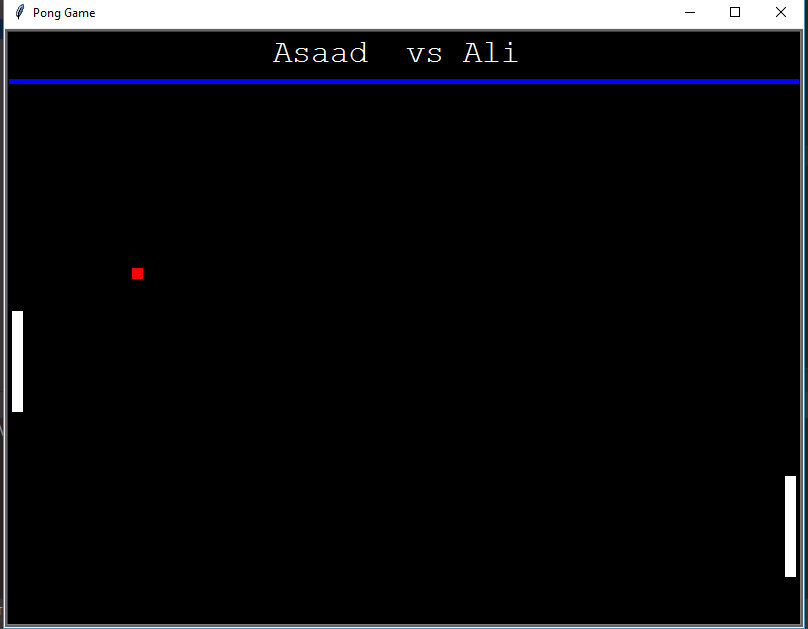

Write the Python code that produced this figure.
import turtle, winsound, time


def paddle_a_up():
    if paddle_a.ycor() < 190:
        y = paddle_a.ycor()
        y += 15
        paddle_a.sety(y)

def paddle_a_down():
    if paddle_a.ycor() > -235:
        y = paddle_a.ycor()
        y -= 15
        paddle_a.sety(y)

def paddle_b_up():
    if paddle_b.ycor() < 190:
        y = paddle_b.ycor()
        y += 15
        paddle_b.sety(y)

def paddle_b_down():
    if paddle_b.ycor() > -235:
        y = paddle_b.ycor()
        y -= 15
        paddle_b.sety(y)


Player_a = input('Enter name 1: ')
Player_b = input('Enter name 2: ')

wn = turtle.Screen()
wn.title('Pong Game')
wn.bgcolor('Black')
wn.setup(width=800, height=600)
wn.tracer(0)


# Paddle A
paddle_a=turtle.Turtle()
paddle_a.speed(0)
paddle_a.shape('square')
paddle_a.color('White')
paddle_a.penup()
paddle_a.goto(-390,0)
paddle_a.shapesize(stretch_wid=5, stretch_len=0.5)


# Paddle B
paddle_b=turtle.Turtle()
paddle_b.speed(0)
paddle_b.shape('square')
paddle_b.color('White')
paddle_b.penup()
paddle_b.goto(383,0)
paddle_b.shapesize(stretch_wid=5, stretch_len=0.5)


# Ball
ball=turtle.Turtle()
ball.speed(0)
ball.shape('square')
ball.color('Red')
ball.penup()
ball.goto(0,0)
ball.shapesize(stretch_wid=0.5, stretch_len=0.5)
ball.dx=0.8
ball.dy=0.8


# UpperLine
line1 = turtle.Turtle()
line1.speed(0)
line1.shape('square')
line1.color('Blue')
line1.penup()
line1.goto(0,250)
line1.shapesize(stretch_wid=0.2,stretch_len=40)

# Lower line
line2 = turtle.Turtle()
line2.speed(0)
line2.shape('square')
line2.color('Blue')
line2.penup()
line2.goto(0,-295)
line2.shapesize(stretch_wid=0.2,stretch_len=40)

# Pen
pen1 = turtle.Turtle()
pen1.speed(0)
pen1.color('White')
pen1.penup()
pen1.hideturtle()
pen1.goto(0,260)
pen1.write(f'{Player_a}  vs {Player_b} ',align='center',font=('Courier',24))

pen2 = turtle.Turtle()
pen2.speed(0)
pen2.color('White')
pen2.penup()
pen2.hideturtle()
pen2.goto(0,0)

wn.listen()
wn.onkeypress(paddle_a_up,'w')
wn.onkeypress(paddle_a_down,'s')
wn.onkeypress(paddle_b_up,'Up')
wn.onkeypress(paddle_b_down,'Down')


while True:
    wn.update()
    ball.setx(ball.xcor() + ball.dx)
    ball.sety(ball.ycor() + ball.dy)

    if ball.ycor() > 245 or ball.ycor() < -290:
        ball.dy *= -1
        winsound.PlaySound('Bounce2.wav',winsound.SND_ASYNC)

    if ball.xcor() > 392 or ball.xcor() < -397:
        winsound.PlaySound('Lost3.wav', winsound.SND_ASYNC)
        if ball.xcor() > 392:
            pen1.clear()
            pen1.write(f'{Player_a}  vs {Player_b} ', align='center', font=('Courier', 24))
            pen2.write(f'{Player_a}: Won ',align='center',font=('Courier',24))
            time.sleep(1)
            pen2.clear()
            pen2.write('Ready for next game!',align='center',font=('Courier',24))
            time.sleep(0.5)
            pen2.clear()
            pen2.write('3',align='center',font=('Courier',24))
            time.sleep(0.5)
            pen2.clear()
            pen2.write('2',align='center',font=('Courier',24))
            time.sleep(0.5)
            pen2.clear()
            pen2.write('1',align='center',font=('Courier',24))
            time.sleep(0.5)
            pen2.clear()
        else:
            pen1.clear()
            pen1.write(f'{Player_a}  vs {Player_b} ',align='center',font=('Courier',24))
            pen2.write(f'{Player_b}: Won',align='center',font=('Courier',24))
            time.sleep(1)
            pen2.clear()
            pen2.write('Ready for next game!', align='center', font=('Courier', 24))
            time.sleep(0.5)
            pen2.clear()
            pen2.write('3', align='center', font=('Courier', 24))
            time.sleep(0.5)
            pen2.clear()
            pen2.write('2', align='center', font=('Courier', 24))
            time.sleep(0.5)
            pen2.clear()
            pen2.write('1', align='center', font=('Courier', 24))
            time.sleep(0.5)
            pen2.clear()

        ball.goto(0,0)
        ball.dx *= -1


    # Collision
    if (ball.xcor() > 373 and ball.xcor() < 395 and ball.ycor() < paddle_b.ycor() + 50 and ball.ycor() > paddle_b.ycor() - 50) or (ball.xcor() < -380 and ball.xcor() > -397 and ball.ycor() < paddle_a.ycor() + 50 and ball.ycor() > paddle_a.ycor() - 50):
        ball.dx *= -1
        if ball.xcor()>373:
            ball.goto(370,ball.ycor())
        else:
            ball.goto(-377,ball.ycor())
        winsound.PlaySound('Bounce.wav',winsound.SND_ASYNC)
